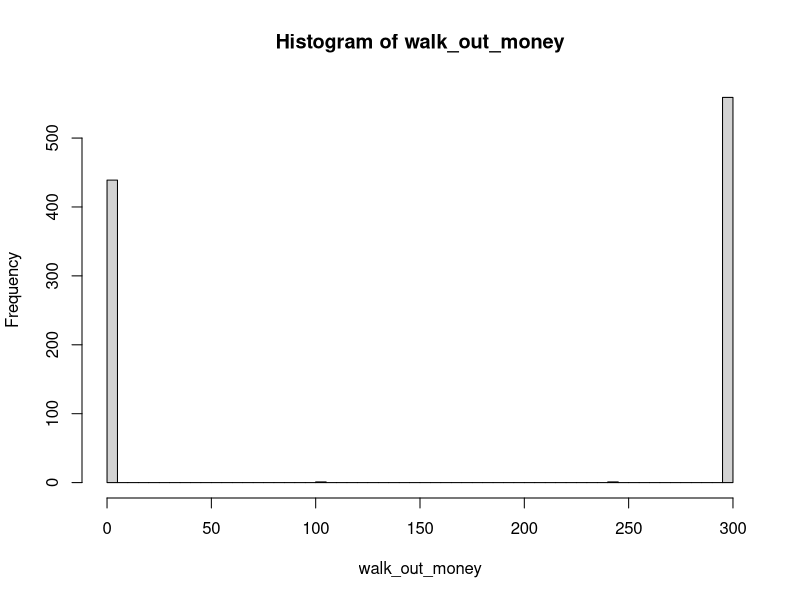
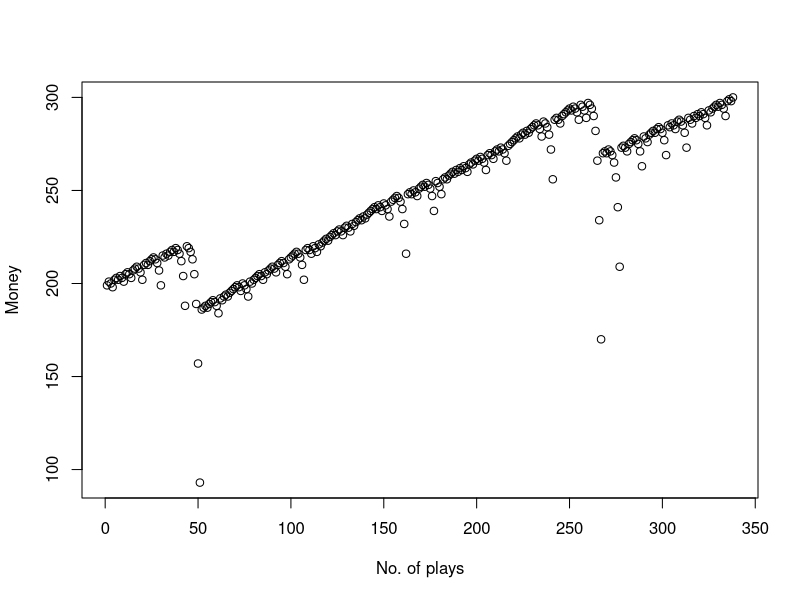
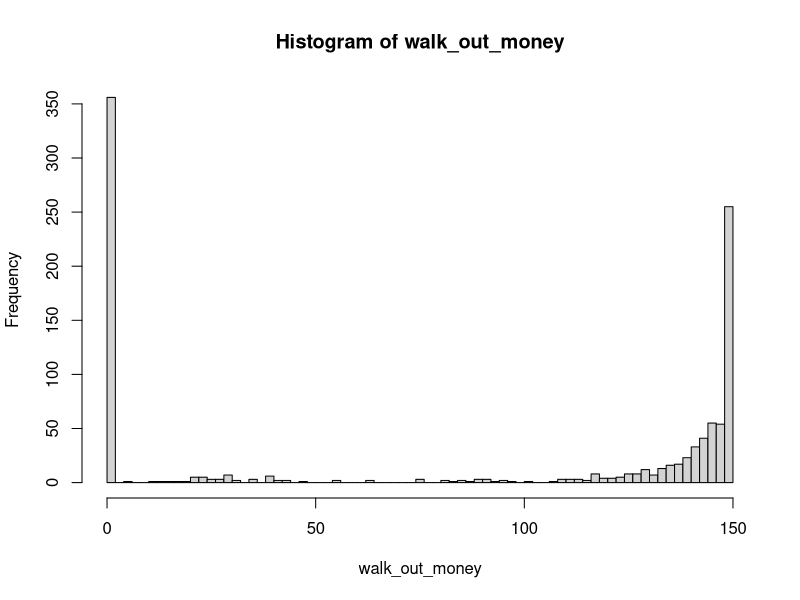
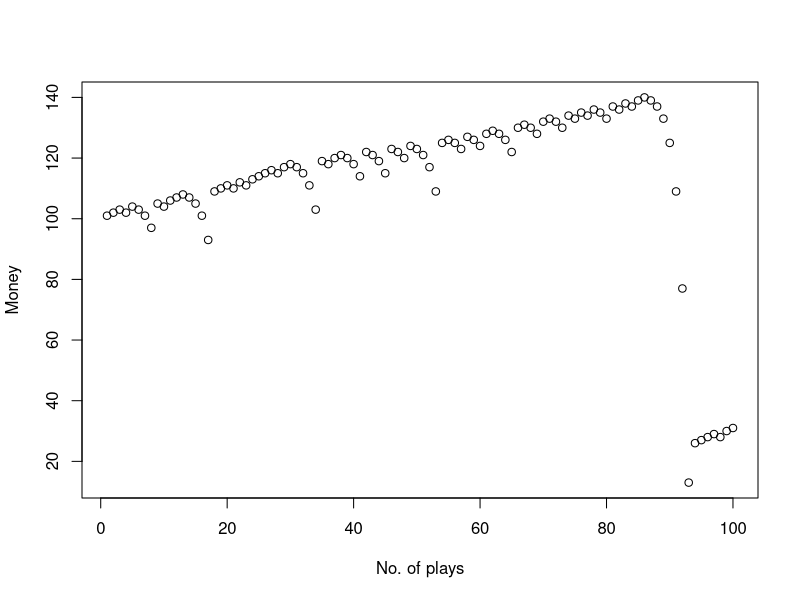
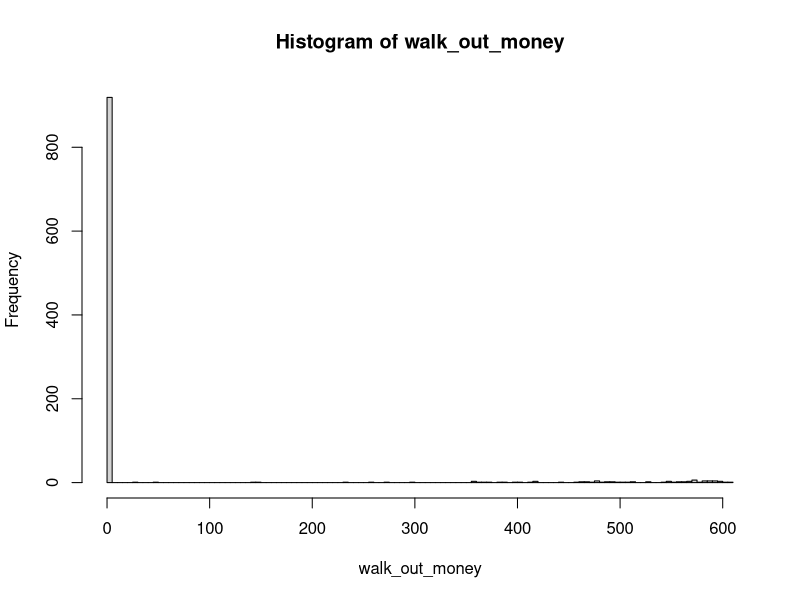
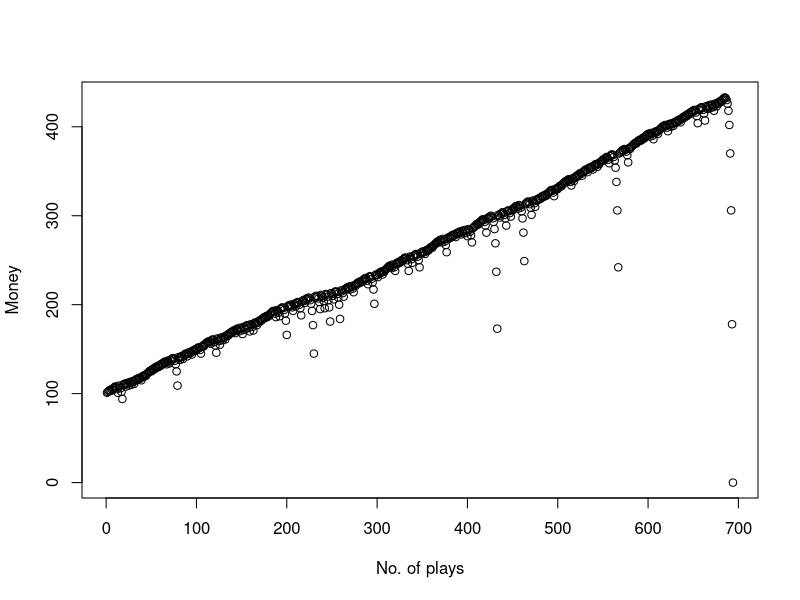
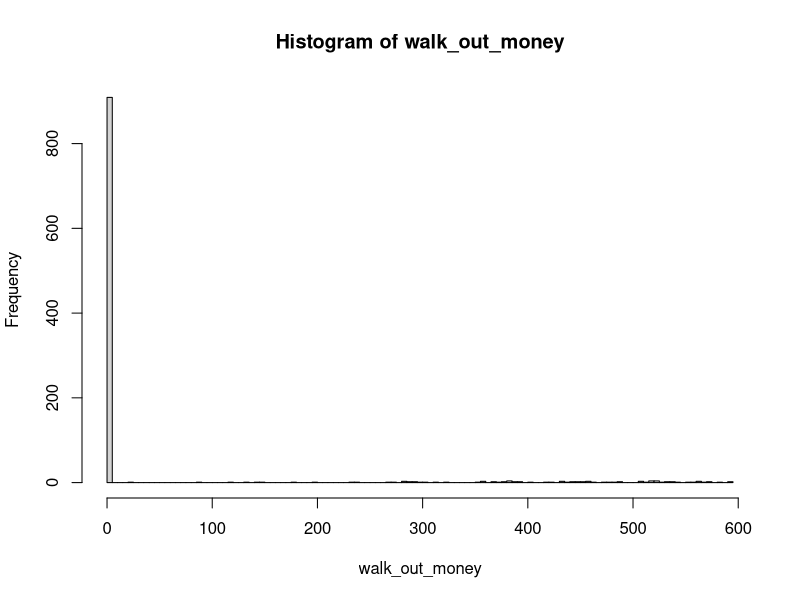
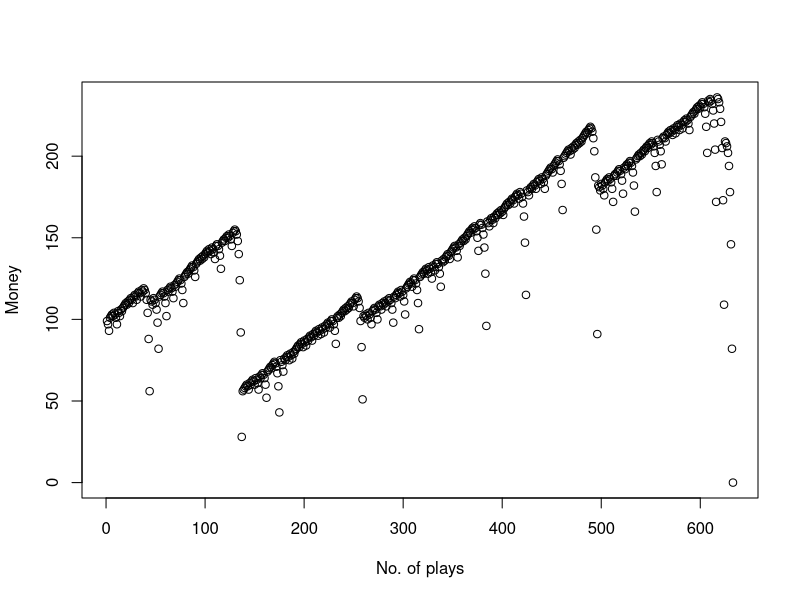

These charts were generated, in order, by the following R code:
## ---- chunk 1
 library(tidyverse)
    one_play <- function(state){
    # Wager
    proposed_wager <- ifelse(state$previous_win, 1, 2*state$previous_wager)
    wager <- min(proposed_wager, state$M, state$B)
    
    # Spin of the wheel
    red <- rbinom(1,1,18/38)
    
    # Update state
    state$plays <- state$plays + 1
    state$previous_wager <- wager
    if(red){
      # WIN
      state$B <- state$B + wager
      state$previous_win <- TRUE
    }else{
      # LOSE
      state$B <- state$B - wager
      state$previous_win <- FALSE
    }
  state
}



stop_play <- function(state){
  if(state$B <= 0) return(TRUE)
  if(state$plays >= state$L) return(TRUE)
  if(state$B >= state$W) return(TRUE)
  FALSE
}

one_series <- function(
    B = 200
  , W = 300
  , L = 1000
  , M = 100
){

  # initial state
  state <- list(
    B = B
  , W = W
  , L = L
  , M = M
  , plays = 0
  , previous_wager = 0
  , previous_win = TRUE
  )
  
  # vector to store budget over series of plays
  budget <- rep(NA, L)
  
  # For loop of plays
  for(i in 1:L){
    new_state <- state %>% one_play
    budget[i] <- new_state$B
    if(new_state %>% stop_play){
      return(budget[1:i])
    }
    state <- new_state
  }
  budget    
}

# helper function
get_last <- function(x) x[length(x)] 

## ---- chunk 2
walk_out_money <- rep(NA, 1000)
for(j in seq_along(walk_out_money)){
  walk_out_money[j] <- one_series(B = 200, W = 300, L = 1000, M = 100) %>% get_last
}

# Walk out money distribution
hist(walk_out_money, breaks = 100)

# Estimated probability of walking out with extra cash
mean(walk_out_money > 200)

# Estimated earnings
mean(walk_out_money - 200)
plot(one_series(B = 200, W = 300, L = 1000, M = 100),ylab = "Money",xlab = "No. of plays")

## ---- chunk 3
# Simulation 2
walk_out_money <- rep(NA, 1000)
for(j in seq_along(walk_out_money)){
  walk_out_money[j] <- one_series(B = 100, W = 150, L = 100, M = 1000) %>% get_last
}

# Walk out money distribution
hist(walk_out_money, breaks = 100)

# Estimated probability of walking out with extra cash
mean(walk_out_money > 100)

# Estimated earnings
mean(walk_out_money - 100)
plot(one_series(B = 100, W = 150, L = 100, M = 1000),ylab = "Money",xlab = "No. of plays")
## ---- chunk 4
# Simulation 3
walk_out_money <- rep(NA, 1000)
for(j in seq_along(walk_out_money)){
  walk_out_money[j] <- one_series(B = 100, W = 10000, L = 1000, M = 1000) %>% get_last
}

# Walk out money distribution
hist(walk_out_money, breaks = 100)

# Estimated probability of walking out with extra cash
mean(walk_out_money > 1000)

# Estimated earnings
mean(walk_out_money - 1000)
plot(one_series(B = 100, W = 10000, L = 1000, M = 1000),ylab = "Money",xlab = "No. of plays")
## ---- chunk 5
# Simulation 4
walk_out_money <- rep(NA, 1000)
for(j in seq_along(walk_out_money)){
  walk_out_money[j] <- one_series(B = 100, W = 1000, L = 1000, M = 100) %>% get_last
}

# Walk out money distribution
hist(walk_out_money, breaks = 100)

# Estimated probability of walking out with extra cash
mean(walk_out_money > 100)

# Estimated earnings
mean(walk_out_money - 100)
plot(one_series(B = 100, W = 1000, L = 1000, M = 100),ylab = "Money",xlab = "No. of plays")
## ---- chunk 6
# Simulation 5
walk_out_money <- rep(NA, 1000)
for(j in seq_along(walk_out_money)){
  walk_out_money[j] <- one_series(B = 100, W = 1000, L = 1000, M = 1000) %>% get_last
}

# Walk out money distribution
hist(walk_out_money, breaks = 100)

# Estimated probability of walking out with extra cash
mean(walk_out_money > 100)

# Estimated earnings
mean(walk_out_money - 100)
plot(one_series(B = 100, W = 1000, L = 1000, M = 1000),ylab = "Money",xlab = "No. of plays")
## ---- chunk 7
# Simulation 6
walk_out_money <- rep(NA, 1000)
for(j in seq_along(walk_out_money)){
  walk_out_money[j] <- one_series(B = 100, W = 150, L = 100, M = 10) %>% get_last
}

# Walk out money distribution
hist(walk_out_money, breaks = 100)

# Estimated probability of walking out with extra cash
mean(walk_out_money > 100)

# Estimated earnings
mean(walk_out_money - 100)
plot(one_series(B = 100, W = 150, L = 100, M = 10),ylab = "Money",xlab = "No. of plays")
## ---- chunk 8
# Simulation 7
walk_out_money <- rep(NA, 1000)
for(j in seq_along(walk_out_money)){
  walk_out_money[j] <- one_series(B = 200, W = 300, L = 1000, M = 10) %>% get_last
}

# Walk out money distribution
hist(walk_out_money, breaks = 100)

# Estimated probability of walking out with extra cash
mean(walk_out_money > 200)

# Estimated earnings
mean(walk_out_money - 200)
plot(one_series(B = 200, W = 300, L = 1000, M = 10),ylab = "Money",xlab = "No. of plays")
## ---- chunk 9
# Simulation 8
walk_out_money <- rep(NA, 1000)
for(j in seq_along(walk_out_money)){
  walk_out_money[j] <- one_series(B = 200, W = 300, L = 100, M = 10) %>% get_last
}

# Walk out money distribution
hist(walk_out_money, breaks = 100)

# Estimated probability of walking out with extra cash
mean(walk_out_money > 200)

# Estimated earnings
mean(walk_out_money - 200)
plot(one_series(B = 200, W = 300, L = 100, M = 10),ylab = "Money",xlab = "No. of plays")
